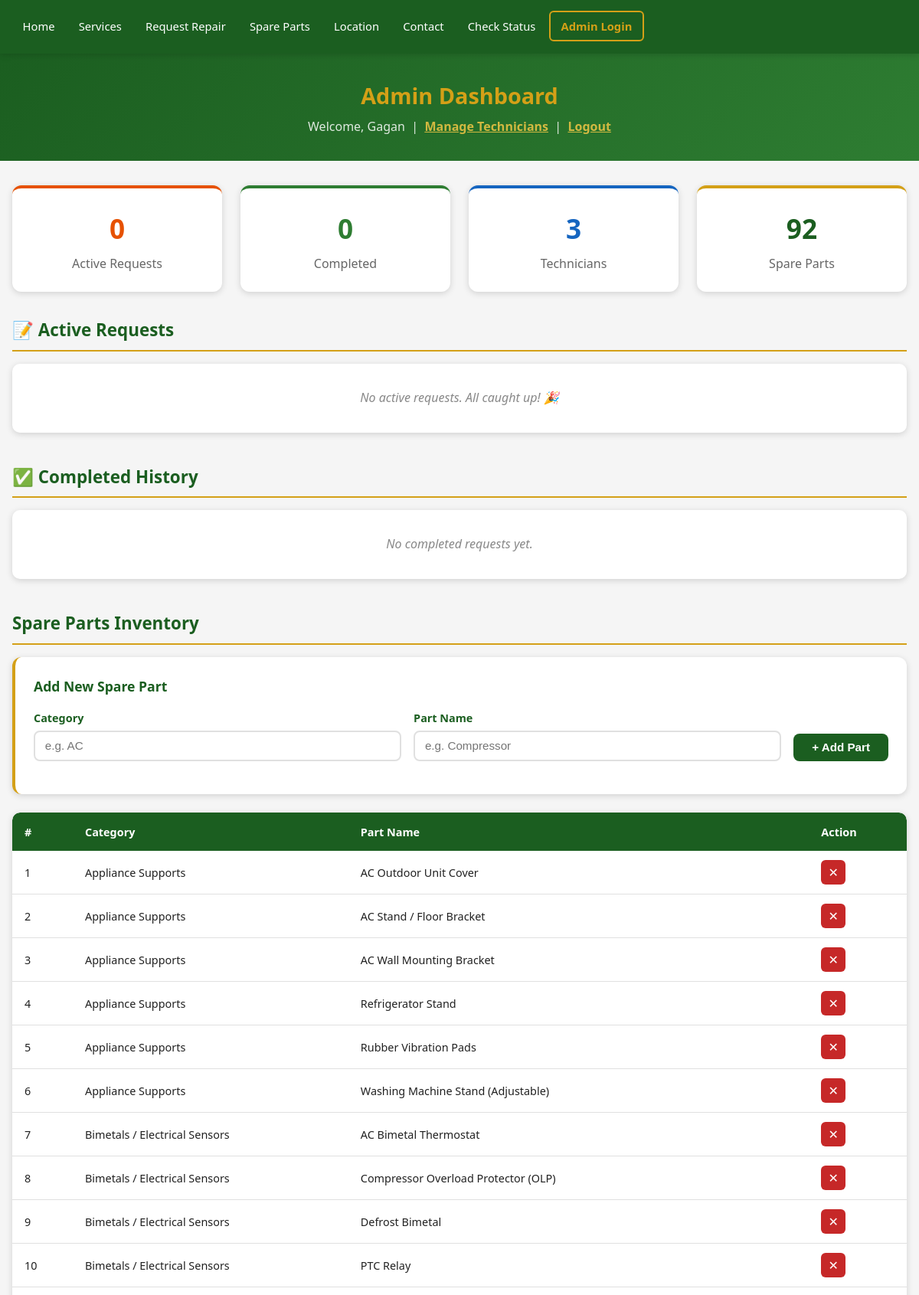
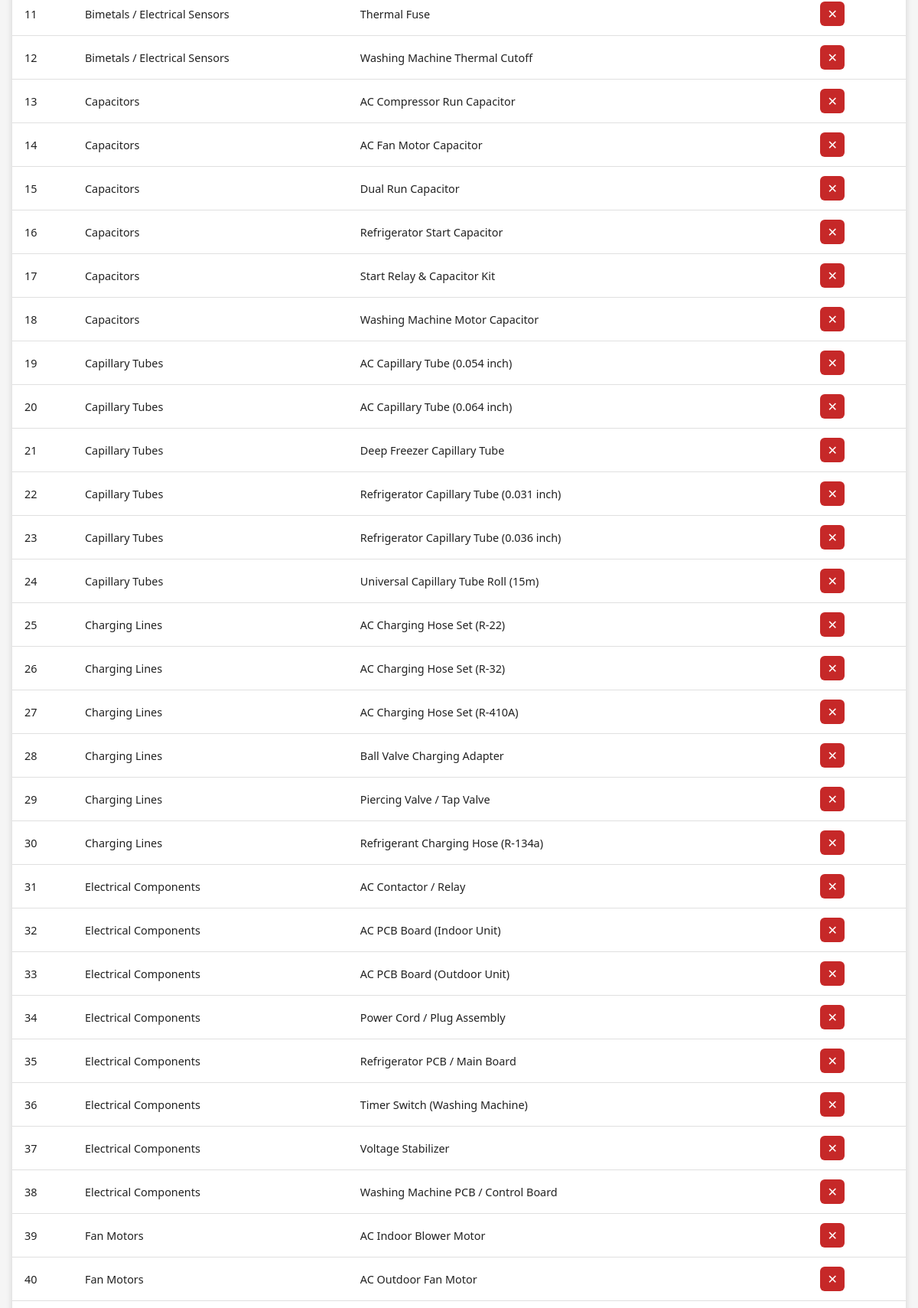
Screenshot of /admin/dashboard (signed in, upper part) with the database file from the repository (2 pictures, top to bottom).
### tables this page shows
CREATE TABLE spare_parts (
            id INTEGER PRIMARY KEY AUTOINCREMENT,
            category TEXT NOT NULL,
            part_name TEXT NOT NULL
        );

### app.py (the view)
@app.route('/admin/dashboard')
def admin_dashboard():
    if not session.get('admin_logged_in'):
        flash('Please login first.', 'error')
        return redirect(url_for('admin_login'))
    db = get_db()
    active_requests = db.execute(
        """SELECT sr.*, t.name AS technician_name, t.phone_number AS technician_phone
           FROM service_requests sr
           LEFT JOIN technicians t ON sr.technician_id = t.id
           WHERE sr.status NOT IN ('Completed', 'Cancelled')
           ORDER BY sr.id DESC"""
    ).fetchall()
    completed_requests = db.execute(
        """SELECT sr.*, t.name AS technician_name, t.phone_number AS technician_phone
           FROM service_requests sr
           LEFT JOIN technicians t ON sr.technician_id = t.id
           WHERE sr.status = 'Completed'
           ORDER BY sr.completed_time DESC"""
    ).fetchall()
    cancelled_requests = db.execute(
        """SELECT sr.*, t.name AS technician_name, t.phone_number AS technician_phone
           FROM service_requests sr
           LEFT JOIN technicians t ON sr.technician_id = t.id
           WHERE sr.status = 'Cancelled'
           ORDER BY sr.id DESC"""
    ).fetchall()
    technicians = db.execute('SELECT * FROM technicians ORDER BY name').fetchall()
    spare_parts = db.execute('SELECT * FROM spare_parts ORDER BY category, part_name').fetchall()
    return render_template(
        'admin_dashboard.html',
        active_requests=active_requests,
        completed_requests=completed_requests,
        cancelled_requests=cancelled_requests,
        technicians=technicians,
        spare_parts=spare_parts
    )

### templates/admin_dashboard.html (shortened to what this page needs)
{% extends "base.html" %}
{% block content %}
<div class="dashboard-header">
    <h1>Admin Dashboard</h1>
    <p>Welcome, {{ session.get('admin_name', 'Admin') }} &nbsp;|&nbsp;
        <a href="{{ url_for('manage_technicians') }}" class="logout-link">Manage Technicians</a> &nbsp;|&nbsp;
        <a href="{{ url_for('admin_logout') }}" class="logout-link">Logout</a>
    </p>
</div>
<div class="dashboard-content">
    <div class="summary-cards">
        <div class="summary-card summary-pending">
            <h3>{{ active_requests|length }}</h3>
            <p>Active Requests</p>
        </div>
        <div class="summary-card summary-completed">
            <h3>{{ completed_requests|length }}</h3>
            <p>Completed</p>
        </div>
        <div class="summary-card summary-technicians">
            <h3>{{ technicians|length }}</h3>
            <p>Technicians</p>
        </div>
        <div class="summary-card">
            <h3>{{ spare_parts|length }}</h3>
            <p>Spare Parts</p>
        </div>
    </div>
    <div class="dash-section">
        <h2 class="dash-section-title">&#128221; Active Requests</h2>
        {% if active_requests %}
        <div class="table-responsive">
            <table class="dash-table">
                <thead>
                    <tr>
                        <th>#</th>
                        <th>Customer</th>
                        <th>Mobile</th>
                        <th>Appliance</th>
                        <th>Problem</th>
                        <th>Image</th>
                        <th>Address</th>
                        <th>Status</th>
                        <th>Technician</th>
                        <th>Date</th>
                        <th>Actions</th>
                    </tr>
                </thead>
                <tbody>
                    {% for req in active_requests %}
                    <tr>
                        <td>{{ loop.index }}</td>
                        <td>{{ req['customer_name'] }}</td>
                        <td>{{ req['mobile_number'] }}</td>
                        <td>{{ req['appliance_type'] }}</td>
                        <td>
                            {{ req['problem_type'] }}
                        </td>
                        <td>
                            {% if req['image_path'] %}
                            <a href="{{ url_for('static', filename=req['image_path']) }}" target="_blank">
                                <img src="{{ url_for('static', filename=req['image_path']) }}" class="thumb-img" alt="Photo">
                            </a>
                            {% else %}—{% endif %}
                        </td>
                        <td>{{ req['address'] }}</td>
                        <td>
                            <form method="POST" action="{{ url_for('update_request_status', id=req['id']) }}" class="inline-form">
                                <select name="status" onchange="handleStatusChange(this, {{ req['id'] }})" class="status-select status-{{ req['status']|lower|replace(' ', '-') }}">
                                    {% for s in ['Pending', 'Technician Assigned', 'In Progress', 'Completed'] %}
                                    <option value="{{ s }}" {% if req['status'] == s %}selected{% endif %}>{{ s }}</option>
                                    {% endfor %}
                                </select>
                            </form>
                        </td>
                        <td>
                            {% if req['technician_name'] %}
                                <span class="tech-badge">{{ req['technician_name'] }}</span>
                                <div class="tech-phone">📞 {{ req['technician_phone'] }}</div>
                            {% else %}
                                <form method="POST" action="{{ url_for('assign_technician', id=req['id']) }}" class="inline-form">
                                    <select name="technician_id" class="assign-select" onchange="this.form.submit()">
                                        <option value="">Assign...</option>
                                        {% for tech in technicians %}
                                        <option value="{{ tech['id'] }}">{{ tech['name'] }} ({{ tech['current_workload'] }})</option>
                                        {% endfor %}
                                    </select>
                                </form>
                            {% endif %}
                        </td>
                        <td class="nowrap">{{ req['request_time'][:16] if req['request_time'] else '' }}</td>
                        <td class="action-btns">
                            {% if req['technician_name'] %}
                            <form method="POST" action="{{ url_for('assign_technician', id=req['id']) }}" class="inline-form" title="Reassign">
                                <select name="technician_id" class="assign-select-sm" onchange="this.form.submit()">
                                    <option value="">Reassign</option>
                                    {% for tech in technicians %}
                                    <option value="{{ tech['id'] }}">{{ tech['name'] }}</option>
                                    {% endfor %}
                                </select>
                            </form>
                            {% endif %}
                            <form method="POST" action="{{ url_for('complete_request', id=req['id']) }}" onsubmit="return confirm('Mark as completed?');">
                                <button type="submit" class="btn-complete" title="Complete">&#10003;</button>
                            </form>
                            <button type="button" class="btn-cancel" title="Cancel Request" onclick="openCancelModal({{ req['id'] }})">&#10007;</button>
                            <button type="button" class="btn-message" title="Send Advice" onclick="openMessageModal({{ req['id'] }})">&#9993;</button>
                            <form method="POST" action="{{ url_for('delete_request', id=req['id']) }}" onsubmit="return confirm('DELETE permanently?');">
                                <button type="submit" class="btn-delete" title="Delete">&#128465;</button>
                            </form>
                        </td>
                    </tr>
                    {% endfor %}
                </tbody>
            </table>
        </div>
        {% else %}
        <p class="empty-msg">No active requests. All caught up! &#127881;</p>
        {% endif %}
    </div>
    <div class="dash-section">
        <h2 class="dash-section-title">&#9989; Completed History</h2>
        {% if completed_requests %}
        <div class="table-responsive">
            <table class="dash-table table-completed">
                <thead>
                    <tr>
                        <th>#</th>
                        <th>Customer</th>
                        <th>Mobile</th>
                        <th>Appliance</th>
                        <th>Technician</th>
                        <th>Requested</th>
                        <th>Completed</th>
                        <th>Action</th>
                    </tr>
                </thead>
                <tbody>
                    {% for req in completed_requests %}
                    <tr>
                        <td>{{ loop.index }}</td>
                        <td>{{ req['customer_name'] }}</td>
                        <td>{{ req['mobile_number'] }}</td>
                        <td>{{ req['appliance_type'] }}</td>
                        <td>{{ req['technician_name'] or '—' }}</td>
                        <td class="nowrap">{{ req['request_time'][:16] if req['request_time'] else '' }}</td>
                        <td class="nowrap">{{ req['completed_time'][:16] if req['completed_time'] else '' }}</td>
                        <td>
                            <form method="POST" action="{{ url_for('delete_request', id=req['id']) }}" onsubmit="return confirm('Delete this record?');">
                                <button type="submit" class="btn-delete" title="Delete">&#128465;</button>
                            </form>
                        </td>
                    </tr>
                    {% endfor %}
                </tbody>
            </table>
        </div>
        {% else %}
        <p class="empty-msg">No completed requests yet.</p>
        {% endif %}
    </div>
    <div class="dash-section">
        <h2 class="dash-section-title">Spare Parts Inventory</h2>
        <div class="add-form-card">
            <h3>Add New Spare Part</h3>
            <form method="POST" action="{{ url_for('add_spare_part') }}" class="add-form">
                <div class="form-row">
                    <div class="form-group">
                        <label for="category">Category</label>
                        <input type="text" id="category" name="category" placeholder="e.g. AC" required>
                    </div>
                    <div class="form-group">
                        <label for="part_name">Part Name</label>
                        <input type="text" id="part_name" name="part_name" placeholder="e.g. Compressor" required>
                    </div>
                    <div class="form-group form-btn-group">
                        <button type="submit" class="btn-add">+ Add Part</button>
                    </div>
                </div>
            </form>
        </div>
        {% if spare_parts %}
        <div class="table-responsive">
            <table class="dash-table">
                <thead>
                    <tr>
                        <th>#</th>
                        <th>Category</th>
                        <th>Part Name</th>
                        <th>Action</th>
                    </tr>
                </thead>
                <tbody>
                    {% for part in spare_parts %}
                    <tr>
                        <td>{{ loop.index }}</td>
                        <td>{{ part['category'] }}</td>
                        <td>{{ part['part_name'] }}</td>
                        <td>
                            <form method="POST" action="{{ url_for('delete_spare_part', id=part['id']) }}" onsubmit="return confirm('Delete this spare part?');">
                                <button type="submit" class="btn-delete" title="Delete">&#10005;</button>
                            </form>
                        </td>
                    </tr>
                    {% endfor %}
                </tbody>
            </table>
        </div>
        {% else %}
        <p class="empty-msg">No spare parts in inventory.</p>
        {% endif %}
    </div>
</div>
{% endblock %}

### rows the page displays
spare_parts: category "Appliance Supports", part_name "AC Outdoor Unit Cover"
spare_parts: category "Appliance Supports", part_name "AC Stand / Floor Bracket"
spare_parts: category "Appliance Supports", part_name "AC Wall Mounting Bracket"
spare_parts: category "Appliance Supports", part_name "Refrigerator Stand"
spare_parts: category "Appliance Supports", part_name "Rubber Vibration Pads"
spare_parts: category "Appliance Supports", part_name "Washing Machine Stand (Adjustable)"
spare_parts: category "Bimetals / Electrical Sensors", part_name "AC Bimetal Thermostat"
spare_parts: category "Bimetals / Electrical Sensors", part_name "Compressor Overload Protector (OLP)"
spare_parts: category "Bimetals / Electrical Sensors", part_name "Defrost Bimetal"
spare_parts: category "Bimetals / Electrical Sensors", part_name "PTC Relay"
spare_parts: category "Bimetals / Electrical Sensors", part_name "Thermal Fuse"
spare_parts: category "Bimetals / Electrical Sensors", part_name "Washing Machine Thermal Cutoff"
spare_parts: category "Capacitors", part_name "AC Compressor Run Capacitor"
spare_parts: category "Capacitors", part_name "AC Fan Motor Capacitor"
spare_parts: category "Capacitors", part_name "Dual Run Capacitor"
spare_parts: category "Capacitors", part_name "Refrigerator Start Capacitor"
spare_parts: category "Capacitors", part_name "Start Relay & Capacitor Kit"
spare_parts: category "Capacitors", part_name "Washing Machine Motor Capacitor"
spare_parts: category "Capillary Tubes", part_name "AC Capillary Tube (0.054 inch)"
spare_parts: category "Capillary Tubes", part_name "AC Capillary Tube (0.064 inch)"
spare_parts: category "Capillary Tubes", part_name "Deep Freezer Capillary Tube"
spare_parts: category "Capillary Tubes", part_name "Refrigerator Capillary Tube (0.031 inch)"
spare_parts: category "Capillary Tubes", part_name "Refrigerator Capillary Tube (0.036 inch)"
spare_parts: category "Capillary Tubes", part_name "Universal Capillary Tube Roll (15m)"
spare_parts: category "Charging Lines", part_name "AC Charging Hose Set (R-22)"
spare_parts: category "Charging Lines", part_name "AC Charging Hose Set (R-32)"
spare_parts: category "Charging Lines", part_name "AC Charging Hose Set (R-410A)"
spare_parts: category "Charging Lines", part_name "Ball Valve Charging Adapter"
spare_parts: category "Charging Lines", part_name "Piercing Valve / Tap Valve"
spare_parts: category "Charging Lines", part_name "Refrigerant Charging Hose (R-134a)"
spare_parts: category "Electrical Components", part_name "AC Contactor / Relay"
spare_parts: category "Electrical Components", part_name "AC PCB Board (Indoor Unit)"
spare_parts: category "Electrical Components", part_name "AC PCB Board (Outdoor Unit)"
spare_parts: category "Electrical Components", part_name "Power Cord / Plug Assembly"
spare_parts: category "Electrical Components", part_name "Refrigerator PCB / Main Board"
spare_parts: category "Electrical Components", part_name "Timer Switch (Washing Machine)"
spare_parts: category "Electrical Components", part_name "Voltage Stabilizer"
spare_parts: category "Electrical Components", part_name "Washing Machine PCB / Control Board"
spare_parts: category "Fan Motors", part_name "AC Indoor Blower Motor"
spare_parts: category "Fan Motors", part_name "AC Outdoor Fan Motor"

### other values shown
{{ session.get('admin_name', 'Admin') }} "Gagan"
{{ active_requests|length }} "0"
{{ completed_requests|length }} "0"
{{ technicians|length }} "3"
{{ spare_parts|length }} "92"
